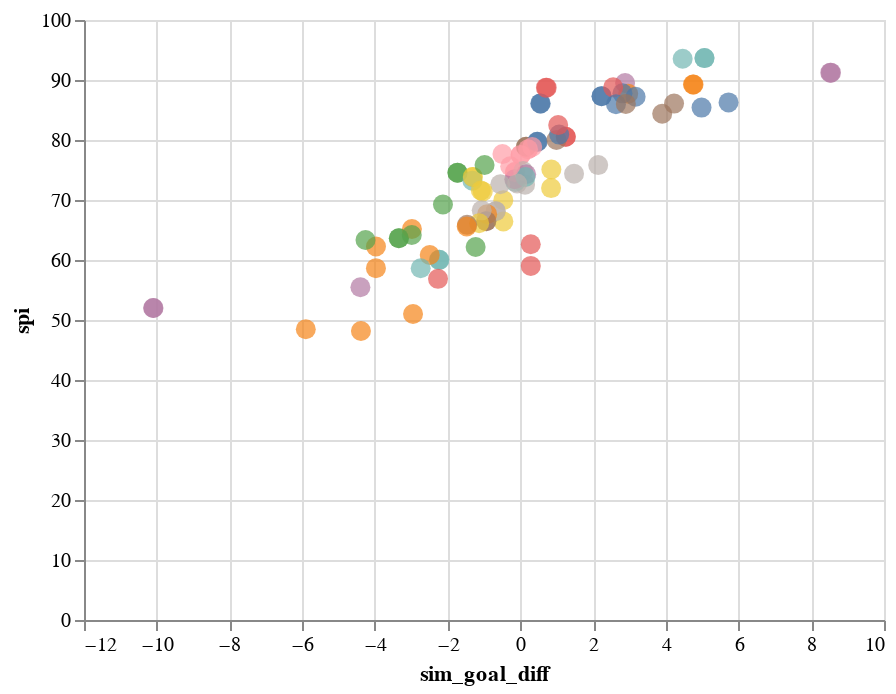

Source (notebook cell):
### Code cell
# Visualize the data
alt.Chart(df).mark_circle(size=100).encode(
    x='sim_goal_diff',
    y='spi',
    color=alt.Color('team', legend=None),
    tooltip=['team', 'sim_goal_diff', 'spi']

).interactive()
